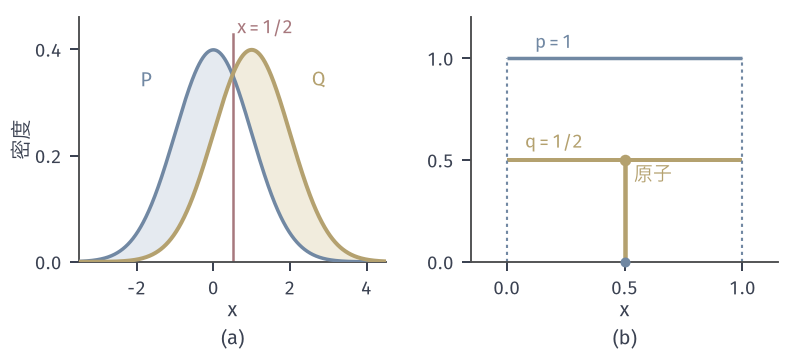

Write the Python code that produced this figure.
from pathlib import Path
import sys
HERE = Path(__file__).resolve().parent
sys.path.insert(0, str(HERE.parent/'dcomp-common'))
from common import *
# (a) P=N(0,1), Q=N(1,1): A*={p>q}={x<1/2}; d_TV = 2*Phi(1/2)-1 = 0.3829,
#     shaded areas (p-q)^+ and (q-p)^+ are equal.
# (b) P=Unif(0,1), Q=0.5*Unif(0,1)+0.5*delta_{1/2}; densities w.r.t. lambda=Leb+delta_{1/2}:
#     p=1 on (0,1)\{1/2}, p(1/2)=0; q=1/2 on (0,1)\{1/2}, q(1/2)=1/2. d_TV = 1/2.
fig, axs = figure(width_mm=112, height_mm=50, ncols=2)
panel(fig, left=.1, right=.98, top=.95, bottom=.26, wspace=.28)
ax = axs[0]
x = np.linspace(-3.5, 4.5, 1200)
p, q = npdf(x), npdf(x, 1.)
ax.fill_between(x, q, p, where=p > q, color=BLUE_FILL, lw=0, zorder=1)
ax.fill_between(x, p, q, where=q > p, color=YELLOW_FILL, lw=0, zorder=1)
ax.plot(x, p, color=BLUE, lw=1.4, zorder=3)
ax.plot(x, q, color=YELLOW, lw=1.6, zorder=3)
ax.axvline(.5, color=RED, lw=1.0, ymax=.93, zorder=2)
lab(ax, -1.75, .33, '$P$', BLUE, ha='center', fontsize=8)
lab(ax, 2.75, .33, '$Q$', YELLOW, ha='center', fontsize=8)
lab(ax, .62, .43, '$x=1/2$', RED, ha='left')
ax.set_xlim(-3.5, 4.5); ax.set_ylim(0, .46); ax.set_yticks([0, .2, .4])
axlab(ax, '$x$', '密度')
tv = 2*float(Phi(.5))-1
ax = axs[1]
ax.plot([0, 1], [1, 1], color=BLUE, lw=1.4, solid_capstyle='butt')
ax.plot([0, 1], [.5, .5], color=YELLOW, lw=1.6, solid_capstyle='butt')
ax.plot([0, 0], [0, 1], color=BLUE, lw=.85, ls=DOT); ax.plot([1, 1], [0, 1], color=BLUE, lw=.85, ls=DOT)
ax.plot([.5, .5], [0, .5], color=YELLOW, lw=1.8)
dot(ax, .5, .5, YELLOW, ms=4.6)
dot(ax, .5, 0, BLUE, ms=4.0)
lab(ax, .54, .4, '原子', YELLOW, ha='left')
lab(ax, .2, 1.05, '$p=1$', BLUE, ha='center')
lab(ax, .2, .56, '$q=1/2$', YELLOW, ha='center')
ax.set_xlim(-.15, 1.15); ax.set_ylim(0, 1.2); ax.set_xticks([0, .5, 1]); ax.set_yticks([0, .5, 1])
axlab(ax, '$x$', None)
tags(fig, axs)
save(fig, HERE, 'figure', {'tv_gauss': tv, 'tv_atom': .5})
